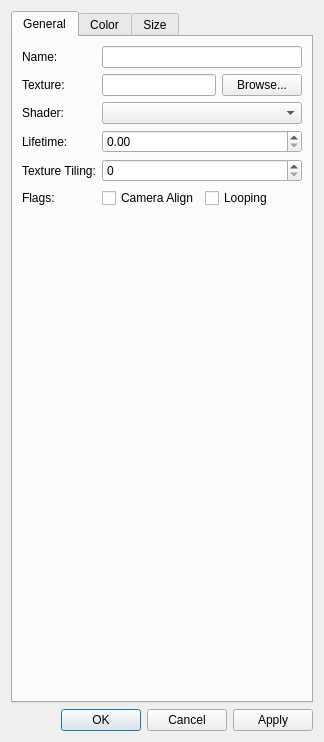
<?xml version="1.0" encoding="UTF-8"?>
<ui version="4.0">
 <class>RingEditDialog</class>
 <widget class="QDialog" name="RingEditDialog">
  <property name="windowTitle">
   <string>Ring Properties</string>
  </property>
  <layout class="QVBoxLayout" name="verticalLayout">
   <item>
    <widget class="QTabWidget" name="tabWidget">
     <property name="currentIndex">
      <number>0</number>
     </property>
     <widget class="QWidget" name="generalTab">
      <attribute name="title">
       <string>General</string>
      </attribute>
      <layout class="QFormLayout" name="generalFormLayout">
       <item row="0" column="0">
        <widget class="QLabel" name="nameLabel">
         <property name="text">
          <string>Name:</string>
         </property>
         <property name="buddy">
          <cstring>nameEdit</cstring>
         </property>
        </widget>
       </item>
       <item row="0" column="1">
      <widget class="QLineEdit" name="nameEdit">
       <property name="maxLength">
        <number>31</number>
       </property>
      </widget>
       </item>
       <item row="1" column="0">
        <widget class="QLabel" name="textureLabel">
         <property name="text">
          <string>Texture:</string>
         </property>
         <property name="buddy">
          <cstring>textureEdit</cstring>
         </property>
        </widget>
       </item>
       <item row="1" column="1">
        <widget class="QWidget" name="textureRow" native="true">
         <layout class="QHBoxLayout" name="textureLayout">
          <property name="leftMargin">
           <number>0</number>
          </property>
          <property name="topMargin">
           <number>0</number>
          </property>
          <property name="rightMargin">
           <number>0</number>
          </property>
          <property name="bottomMargin">
           <number>0</number>
          </property>
          <item>
           <widget class="QLineEdit" name="textureEdit"/>
          </item>
          <item>
           <widget class="QPushButton" name="browseButton">
            <property name="text">
             <string>Browse...</string>
            </property>
           </widget>
          </item>
         </layout>
        </widget>
       </item>
       <item row="2" column="0">
        <widget class="QLabel" name="shaderLabel">
         <property name="text">
          <string>Shader:</string>
         </property>
         <property name="buddy">
          <cstring>shaderCombo</cstring>
         </property>
        </widget>
       </item>
       <item row="2" column="1">
        <widget class="QComboBox" name="shaderCombo"/>
       </item>
       <item row="3" column="0">
        <widget class="QLabel" name="lifetimeLabel">
         <property name="text">
          <string>Lifetime:</string>
         </property>
         <property name="buddy">
          <cstring>lifetimeSpin</cstring>
         </property>
        </widget>
       </item>
       <item row="3" column="1">
        <widget class="QDoubleSpinBox" name="lifetimeSpin">
         <property name="decimals">
          <number>2</number>
         </property>
         <property name="maximum">
          <double>1000.000000000000000</double>
         </property>
        </widget>
       </item>
       <item row="4" column="0">
        <widget class="QLabel" name="tilingLabel">
         <property name="text">
          <string>Texture Tiling:</string>
         </property>
         <property name="buddy">
          <cstring>tilingSpin</cstring>
         </property>
        </widget>
       </item>
       <item row="4" column="1">
        <widget class="QSpinBox" name="tilingSpin">
         <property name="maximum">
          <number>8</number>
         </property>
        </widget>
       </item>
       <item row="5" column="0">
        <widget class="QLabel" name="flagsLabel">
         <property name="text">
          <string>Flags:</string>
         </property>
        </widget>
       </item>
       <item row="5" column="1">
        <widget class="QWidget" name="flagsRow" native="true">
         <layout class="QHBoxLayout" name="flagsLayout">
          <property name="leftMargin">
           <number>0</number>
          </property>
          <property name="topMargin">
           <number>0</number>
          </property>
          <property name="rightMargin">
           <number>0</number>
          </property>
          <property name="bottomMargin">
           <number>0</number>
          </property>
          <item>
           <widget class="QCheckBox" name="cameraAlignCheck">
            <property name="text">
             <string>Camera Align</string>
            </property>
           </widget>
          </item>
          <item>
           <widget class="QCheckBox" name="loopCheck">
            <property name="text">
             <string>Looping</string>
            </property>
           </widget>
          </item>
         </layout>
        </widget>
       </item>
      </layout>
     </widget>
     <widget class="QWidget" name="colorTab">
      <attribute name="title">
       <string>Color</string>
      </attribute>
      <layout class="QVBoxLayout" name="colorLayout">
       <item>
        <widget class="QGroupBox" name="colorGroup">
         <property name="title">
          <string>Color Keys</string>
         </property>
         <layout class="QVBoxLayout" name="colorGroupLayout">
          <item>
           <widget class="QTableWidget" name="colorKeysTable">
            <property name="editTriggers">
             <set>QAbstractItemView::NoEditTriggers</set>
            </property>
            <property name="selectionMode">
             <enum>QAbstractItemView::ExtendedSelection</enum>
            </property>
            <property name="selectionBehavior">
             <enum>QAbstractItemView::SelectRows</enum>
            </property>
            <property name="sortingEnabled">
             <bool>false</bool>
            </property>
            <column>
             <property name="text">
              <string>Time</string>
             </property>
            </column>
            <column>
             <property name="text">
              <string>R</string>
             </property>
            </column>
            <column>
             <property name="text">
              <string>G</string>
             </property>
            </column>
            <column>
             <property name="text">
              <string>B</string>
             </property>
            </column>
           </widget>
          </item>
          <item>
           <layout class="QHBoxLayout" name="colorButtonsLayout">
            <item>
             <widget class="QPushButton" name="colorAddButton">
              <property name="text">
               <string>Add</string>
              </property>
             </widget>
            </item>
            <item>
             <widget class="QPushButton" name="colorRemoveButton">
              <property name="text">
               <string>Remove</string>
              </property>
             </widget>
            </item>
            <item>
             <widget class="QPushButton" name="colorSortButton">
              <property name="text">
               <string>Sort</string>
              </property>
             </widget>
            </item>
           </layout>
          </item>
         </layout>
        </widget>
       </item>
       <item>
        <widget class="QGroupBox" name="alphaGroup">
         <property name="title">
          <string>Opacity Keys</string>
         </property>
         <layout class="QVBoxLayout" name="alphaGroupLayout">
          <item>
           <widget class="QTableWidget" name="alphaKeysTable">
            <property name="editTriggers">
             <set>QAbstractItemView::NoEditTriggers</set>
            </property>
            <property name="selectionMode">
             <enum>QAbstractItemView::ExtendedSelection</enum>
            </property>
            <property name="selectionBehavior">
             <enum>QAbstractItemView::SelectRows</enum>
            </property>
            <property name="sortingEnabled">
             <bool>false</bool>
            </property>
            <column>
             <property name="text">
              <string>Time</string>
             </property>
            </column>
            <column>
             <property name="text">
              <string>Alpha</string>
             </property>
            </column>
           </widget>
          </item>
          <item>
           <layout class="QHBoxLayout" name="alphaButtonsLayout">
            <item>
             <widget class="QPushButton" name="alphaAddButton">
              <property name="text">
               <string>Add</string>
              </property>
             </widget>
            </item>
            <item>
             <widget class="QPushButton" name="alphaRemoveButton">
              <property name="text">
               <string>Remove</string>
              </property>
             </widget>
            </item>
            <item>
             <widget class="QPushButton" name="alphaSortButton">
              <property name="text">
               <string>Sort</string>
              </property>
             </widget>
            </item>
           </layout>
          </item>
         </layout>
        </widget>
       </item>
      </layout>
     </widget>
     <widget class="QWidget" name="sizeTab">
      <attribute name="title">
       <string>Size</string>
      </attribute>
      <layout class="QVBoxLayout" name="sizeLayout">
       <item>
        <layout class="QFormLayout" name="extentFormLayout">
         <item row="0" column="0">
          <widget class="QLabel" name="innerXLabel">
           <property name="text">
            <string>Inner Extent X:</string>
           </property>
           <property name="buddy">
            <cstring>innerXSpin</cstring>
           </property>
          </widget>
         </item>
         <item row="0" column="1">
          <widget class="QDoubleSpinBox" name="innerXSpin">
           <property name="decimals">
            <number>2</number>
           </property>
           <property name="maximum">
            <double>10000.000000000000000</double>
           </property>
          </widget>
         </item>
         <item row="1" column="0">
          <widget class="QLabel" name="innerYLabel">
           <property name="text">
            <string>Inner Extent Y:</string>
           </property>
           <property name="buddy">
            <cstring>innerYSpin</cstring>
           </property>
          </widget>
         </item>
         <item row="1" column="1">
          <widget class="QDoubleSpinBox" name="innerYSpin">
           <property name="decimals">
            <number>2</number>
           </property>
           <property name="maximum">
            <double>10000.000000000000000</double>
           </property>
          </widget>
         </item>
         <item row="2" column="0">
          <widget class="QLabel" name="outerXLabel">
           <property name="text">
            <string>Outer Extent X:</string>
           </property>
           <property name="buddy">
            <cstring>outerXSpin</cstring>
           </property>
          </widget>
         </item>
         <item row="2" column="1">
          <widget class="QDoubleSpinBox" name="outerXSpin">
           <property name="decimals">
            <number>2</number>
           </property>
           <property name="maximum">
            <double>10000.000000000000000</double>
           </property>
          </widget>
         </item>
         <item row="3" column="0">
          <widget class="QLabel" name="outerYLabel">
           <property name="text">
            <string>Outer Extent Y:</string>
           </property>
           <property name="buddy">
            <cstring>outerYSpin</cstring>
           </property>
          </widget>
         </item>
         <item row="3" column="1">
          <widget class="QDoubleSpinBox" name="outerYSpin">
           <property name="decimals">
            <number>2</number>
           </property>
           <property name="maximum">
            <double>10000.000000000000000</double>
           </property>
          </widget>
         </item>
        </layout>
       </item>
       <item>
        <widget class="QGroupBox" name="innerGroup">
         <property name="title">
          <string>Inner Scale Keys</string>
         </property>
         <layout class="QVBoxLayout" name="innerGroupLayout">
          <item>
           <widget class="QTableWidget" name="innerScaleTable">
            <property name="editTriggers">
             <set>QAbstractItemView::NoEditTriggers</set>
            </property>
            <property name="selectionMode">
             <enum>QAbstractItemView::ExtendedSelection</enum>
            </property>
            <property name="selectionBehavior">
             <enum>QAbstractItemView::SelectRows</enum>
            </property>
            <property name="sortingEnabled">
             <bool>false</bool>
            </property>
            <column>
             <property name="text">
              <string>Time</string>
             </property>
            </column>
            <column>
             <property name="text">
              <string>X</string>
             </property>
            </column>
            <column>
             <property name="text">
              <string>Y</string>
             </property>
            </column>
           </widget>
          </item>
          <item>
           <layout class="QHBoxLayout" name="innerButtonsLayout">
            <item>
             <widget class="QPushButton" name="innerAddButton">
              <property name="text">
               <string>Add</string>
              </property>
             </widget>
            </item>
            <item>
             <widget class="QPushButton" name="innerRemoveButton">
              <property name="text">
               <string>Remove</string>
              </property>
             </widget>
            </item>
            <item>
             <widget class="QPushButton" name="innerSortButton">
              <property name="text">
               <string>Sort</string>
              </property>
             </widget>
            </item>
           </layout>
          </item>
         </layout>
        </widget>
       </item>
       <item>
        <widget class="QGroupBox" name="outerGroup">
         <property name="title">
          <string>Outer Scale Keys</string>
         </property>
         <layout class="QVBoxLayout" name="outerGroupLayout">
          <item>
           <widget class="QTableWidget" name="outerScaleTable">
            <property name="editTriggers">
             <set>QAbstractItemView::NoEditTriggers</set>
            </property>
            <property name="selectionMode">
             <enum>QAbstractItemView::ExtendedSelection</enum>
            </property>
            <property name="selectionBehavior">
             <enum>QAbstractItemView::SelectRows</enum>
            </property>
            <property name="sortingEnabled">
             <bool>false</bool>
            </property>
            <column>
             <property name="text">
              <string>Time</string>
             </property>
            </column>
            <column>
             <property name="text">
              <string>X</string>
             </property>
            </column>
            <column>
             <property name="text">
              <string>Y</string>
             </property>
            </column>
           </widget>
          </item>
          <item>
           <layout class="QHBoxLayout" name="outerButtonsLayout">
            <item>
             <widget class="QPushButton" name="outerAddButton">
              <property name="text">
               <string>Add</string>
              </property>
             </widget>
            </item>
            <item>
             <widget class="QPushButton" name="outerRemoveButton">
              <property name="text">
               <string>Remove</string>
              </property>
             </widget>
            </item>
            <item>
             <widget class="QPushButton" name="outerSortButton">
              <property name="text">
               <string>Sort</string>
              </property>
             </widget>
            </item>
           </layout>
          </item>
         </layout>
        </widget>
       </item>
      </layout>
     </widget>
    </widget>
   </item>
   <item>
    <widget class="QDialogButtonBox" name="buttonBox">
     <property name="standardButtons">
      <set>QDialogButtonBox::Apply|QDialogButtonBox::Cancel|QDialogButtonBox::Ok</set>
     </property>
    </widget>
   </item>
  </layout>
 </widget>
 <resources/>
 <connections/>
</ui>
